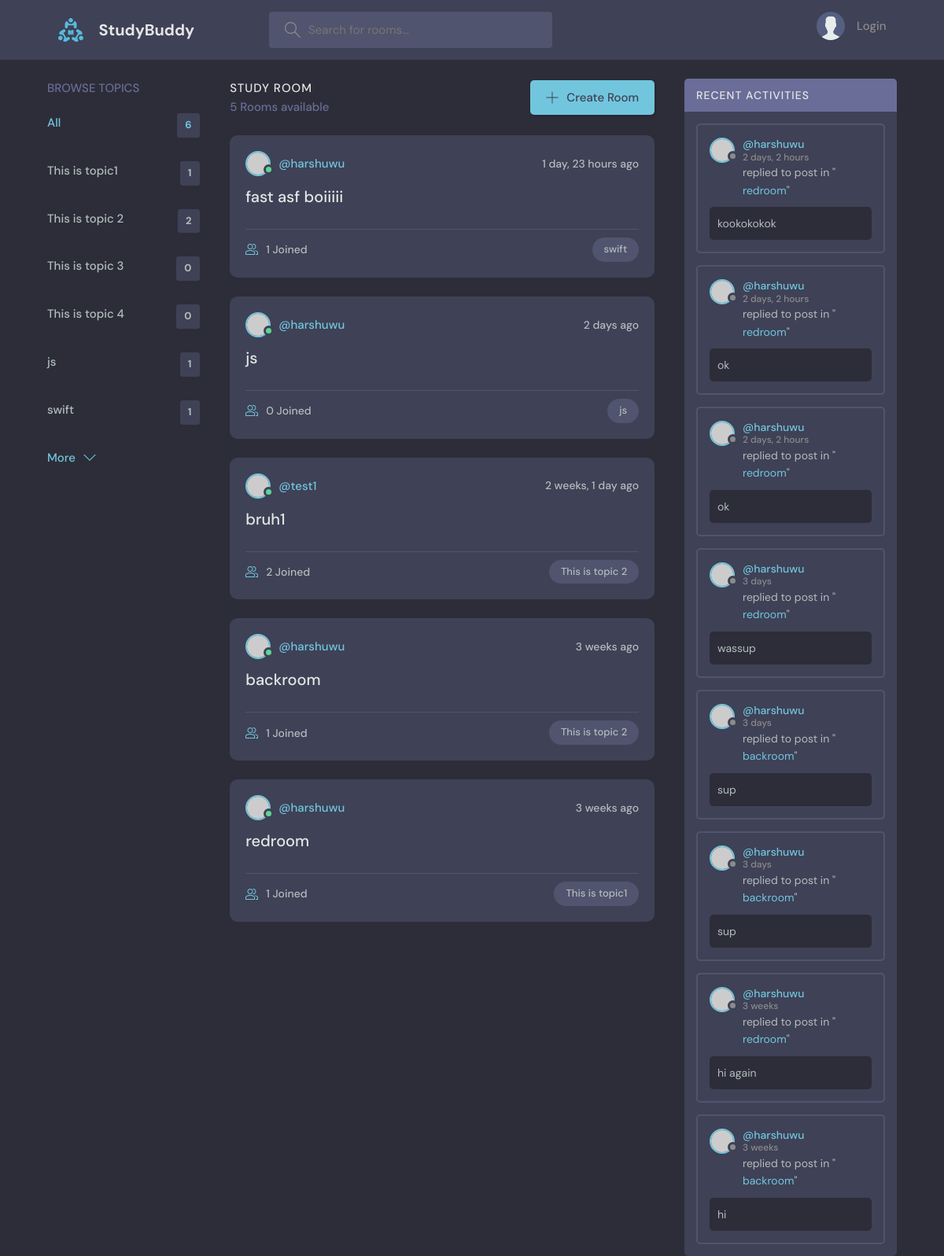
The page / on the database its author committed.
### base/models.py (models this page shows, shortened)
class Topic(models.Model):
    name = models.CharField(max_length=200)
    updated = models.DateTimeField(auto_now=True)
    created = models.DateTimeField(auto_now_add=True)

class Room(models.Model):
    host = models.ForeignKey(User, on_delete=models.SET_NULL, null=True)
    topic = models.ForeignKey(Topic, on_delete=models.SET_NULL, null=True)
    name = models.CharField(max_length=200)
    description = models.TextField(blank=True, null=True)
    participants = models.ManyToManyField(User, related_name="participants", blank=True)
    updated = models.DateTimeField(auto_now=True)
    created = models.DateTimeField(auto_now_add=True)
    class Meta:
        ordering = ["-updated", "-created"]
    def __str__(self):
        return self.name

class Message(models.Model):
    user = models.ForeignKey(User, on_delete=models.CASCADE)
    room = models.ForeignKey(Room, on_delete=models.CASCADE)
    body = models.TextField()
    updated = models.DateTimeField(auto_now=True)
    created = models.DateTimeField(auto_now_add=True)
    class Meta:
        ordering = ["-updated", "-created"]
    def __str__(self):
        return self.body[0:50]  # return first 50 characters of message body

### base/views.py (the view)
# urls.py: path("", views.home, name="home"),
def home(request):
    q = request.GET.get("q") if request.GET.get("q") != None else ""
    rooms = Room.objects.filter(
        Q(topic__name__icontains=q) | Q(name__icontains=q) | Q(description__icontains=q)
    )
    room_count = rooms.count()
    topics = Topic.objects.all()
    room_messages = Message.objects.filter(Q(room__topic__name__icontains=q))
    context = {
        "rooms": rooms,
        "topics": topics,
        "room_count": room_count,
        "room_messages": room_messages,
    }
    return render(request, "base/home.html", context)

### base/templates/base/home.html (shortened to what this page needs)
{% extends 'main.html' %}
{%block content %}
<main class="layout layout--3">
    <div class="container">
        {% include 'base/topics_component.html' %}
        <div class="roomList">
            <div class="roomList__header">
                <div>
                    <h2>Study Room</h2>
                    <p>{{room_count}} Rooms available</p>
                </div>
                <a class="btn btn--main" href="{% url 'create-room'%}">
                    <svg version="1.1" xmlns="http://www.w3.org/2000/svg" width="32" height="32" viewBox="0 0 32 32">
                        <title>add</title>
                        <path
                            d="M16.943 0.943h-1.885v14.115h-14.115v1.885h14.115v14.115h1.885v-14.115h14.115v-1.885h-14.115v-14.115z">
                        </path>
                    </svg>
                    Create Room
                </a>
            </div>
            {% include 'base/feed_component.html' %}
        </div>
        {% include 'base/activity_feed.html' %}
    </div>
</main>
{%endblock%}

### base/templates/base/topics_component.html
<div class="topics">
    <div class="topics__header">
        <h2>Browse Topics</h2>
    </div>
    <ul class="topics__list">
        <li>
            <a href="{% url 'home' %}" class="active">All <span>{{topics.count}}</span></a>
        </li>
        {% for topic in topics%}
        <li>
            <a href="{% url 'home'%}?q={{topic.name}}">{{topic.name}} <span>{{topic.room_set.all.count}}</span></a>
        </li>
        {%endfor%}
    </ul>
    <a class="btn btn--link" href="{% url 'topics' %}">
        More
        <svg version="1.1" xmlns="http://www.w3.org/2000/svg" width="32" height="32" viewBox="0 0 32 32">
            <title>chevron-down</title>
            <path d="M16 21l-13-13h-3l16 16 16-16h-3l-13 13z"></path>
        </svg>
    </a>
</div>

### base/templates/base/feed_component.html (shortened to what this page needs)
{%for room in rooms %}
<div class="roomListRoom">
    <div class="roomListRoom__header">
        <a href="{% url 'user-profile' room.host.id%}" class="roomListRoom__author">
            <div class="avatar avatar--small active">
                <img src="https://randomuser.me/api/portraits/men/11.jpg" />
            </div>
            <span>@{{room.host.username}}</span>
        </a>
        <div class="roomListRoom__actions">
            <span>{{room.created|timesince}} ago</span>
        </div>
    </div>
    <div class="roomListRoom__content">
        <a href="{% url 'room' room.id %}">{{room.name}}</a>
    </div>
    <div class="roomListRoom__meta">
        <a href="{% url 'room' room.id %}" class="roomListRoom__joined">
            {{room.participants.all.count}} Joined
        </a>
        <p class="roomListRoom__topic">{{room.topic.name}}</p>
    </div>
</div>
{%endfor%}

### base/templates/base/activity_feed.html (shortened to what this page needs)
<div class="activities">
    <div class="activities__header">
        <h2>Recent Activities</h2>
    </div>
    {%for message in room_messages%}
    <div class="activities__box">
        <div class="activities__boxHeader roomListRoom__header">
            <a href=" {% url 'user-profile' message.user.id %}" class="roomListRoom__author">
                <div class="avatar avatar--small">
                    <img src="https://randomuser.me/api/portraits/women/11.jpg" />
                </div>
                <p>
                    @{{message.user}}
                    <span>{{message.created | timesince}}</span>
                </p>
            </a>
        </div>
        <div class="activities__boxContent">
            <p>replied to post in "<a href="{% url 'room' message.room.id %}">{{message.room}}</a>"</p>
            <div class="activities__boxRoomContent">
                {{message}}
            </div>
        </div>
    </div>
    {%endfor%}
</div>

### rows shown on the page
Topic: name "This is topic1", room_set.all.count "1"
Topic: name "This is topic 2", room_set.all.count "2"
Topic: name "This is topic 3", room_set.all.count "0"
Topic: name "This is topic 4", room_set.all.count "0"
Topic: name "js", room_set.all.count "1"
Topic: name "swift", room_set.all.count "1"
Room: host.username "harshuwu", created "1 day, 23 hours", name "fast asf boiiiii", participants.all.count "1", topic.name "swift"
Room: host.username "harshuwu", created "2 days", name "js", participants.all.count "0", topic.name "js"
Room: host.username "test1", created "2 weeks, 1 day", name "bruh1", participants.all.count "2", topic.name "This is topic 2"
Room: host.username "harshuwu", created "3 weeks", name "backroom", participants.all.count "1", topic.name "This is topic 2"
Room: host.username "harshuwu", created "3 weeks", name "redroom", participants.all.count "1", topic.name "This is topic1"
Message: user "harshuwu", created "2 days, 2 hours", room "redroom", body "kookokokok"
Message: user "harshuwu", created "2 days, 2 hours", room "redroom", body "ok"
Message: user "harshuwu", created "2 days, 2 hours", room "redroom", body "ok"
Message: user "harshuwu", created "3 days", room "redroom", body "wassup"
Message: user "harshuwu", created "3 days", room "backroom", body "sup"
Message: user "harshuwu", created "3 days", room "backroom", body "sup"
Message: user "harshuwu", created "3 weeks", room "redroom", body "hi again"
Message: user "harshuwu", created "3 weeks", room "backroom", body "hi"

### other values the page prints
{{ topics.count }} "6"
{{ room_count }} "5"
